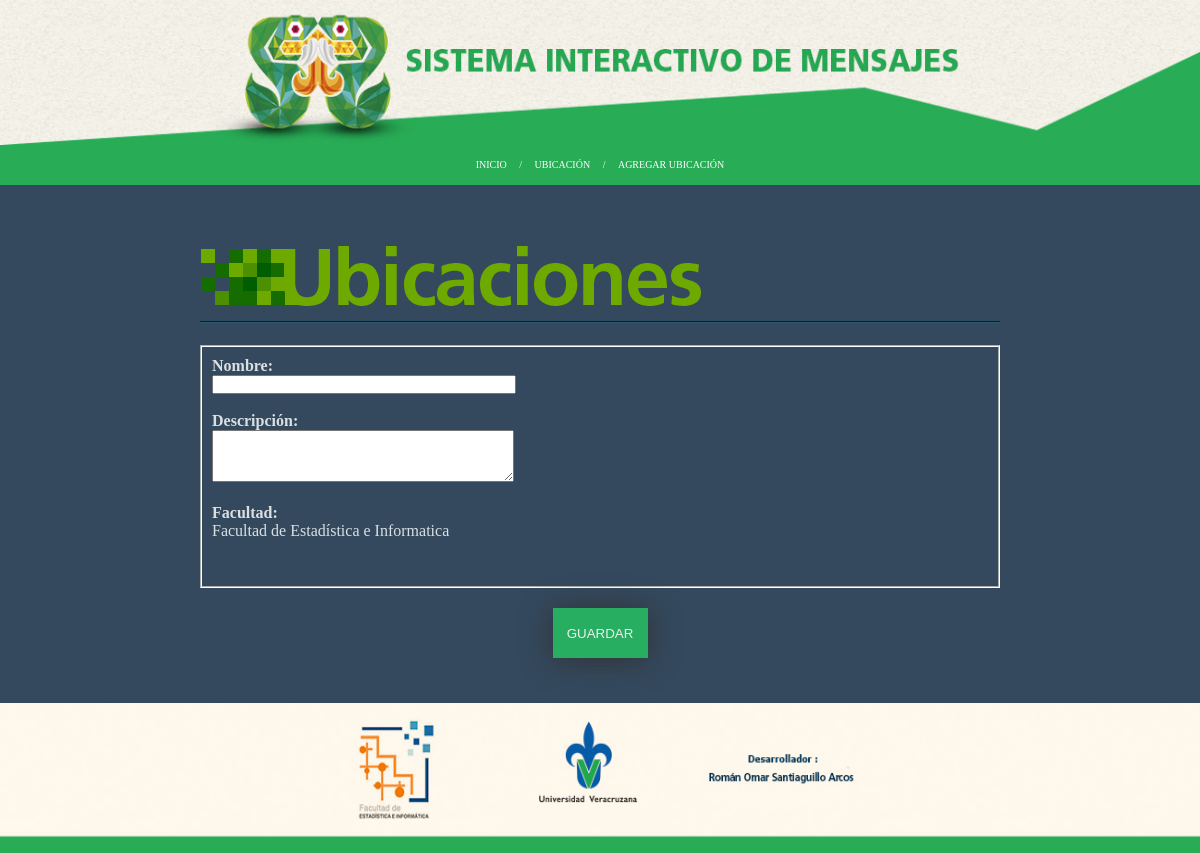
The page /Vistas/Agregar/agregarubicacion.php (signed in) on the database as committed earlier.
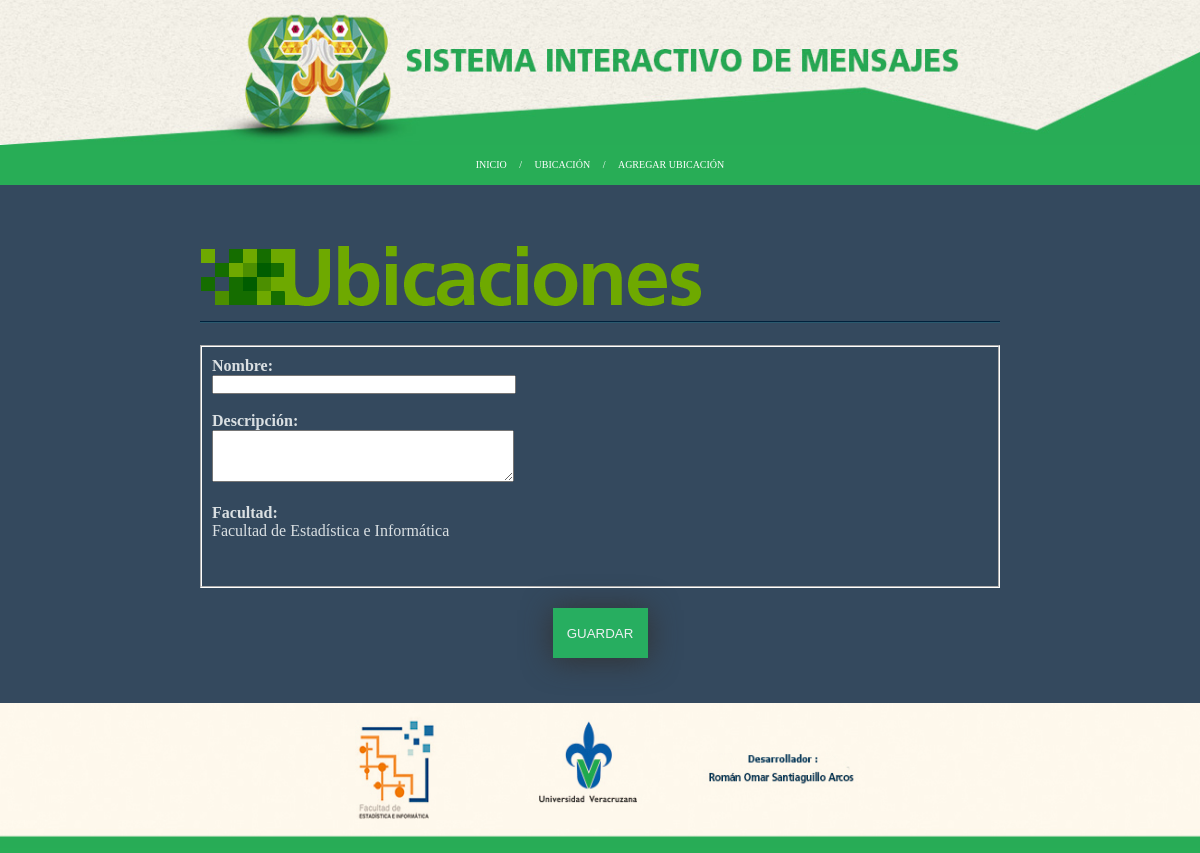
The same page on the database as committed later.
### tables this page shows
CREATE TABLE IF NOT EXISTS `facultad` (
  `idFacultad` int(11) NOT NULL AUTO_INCREMENT,
  `Nombre` varchar(45) DEFAULT NULL,
  `Sede` varchar(45) DEFAULT NULL,
  `Descripcion` longtext,
  PRIMARY KEY (`idFacultad`)
);

### Vistas/Agregar/agregarubicacion.php (the view, shortened to what this page needs)
<!DOCTYPE html>
<html leng="es">
<head>
<link rel="stylesheet" href="../../css/css1a.css">
     <link rel="stylesheet" href="../../js/jquery-ui-1.11.2/jquery-ui.css">
<link rel="stylesheet" href="../../js/jquery-ui-1.11.2/jquery-ui.theme.css">
</head>
<div id="portada">
    <img id="imgportada" src="../../imagenes/header.jpg">
</div>
<center><div id="cabeza">
    <div id="men">
<nav id="menu">
    <ul>
        <li><a href="../pagprin.php" >INICIO</a></li>
        <li><a>/</a></li>
        <li><a href="../Entidades/ubicaciones.php">UBICACIÓN</a></li>
        <li><a>/</a></li>
        <li><A>AGREGAR UBICACIÓN</A></li>
    </ul>
</nav>
</div>
</div></center>
<body>
    <div id="cuerpo">
        <figure><br><br>
            <img src="../../imagenes/ubicaciones.png"><br><br>
        </figure>
        <div id="bienvenida">
        <form method="post">
            <fieldset>
            <label><strong><a class="text1">Nombre:</a></strong></label><br>
            <input type="text" name="nombre" title="Nombre del lugar a agregar" required><br><br>
            <label><strong><a class="text1">Descripción:</a></strong></label><br>
            <textarea title="Pequeña descripción del lugar a agregar" name="descripcion"></textarea>
            <?php
            $nombreadmin = $_SESSION['nombreUsuario'];
                $sql = "SELECT  idFacultad FROM cuenta WHERE Usuario='".$nombreadmin."';";
                $resultado = mysql_query($sql) or die (mysql_error());
                $filass = mysql_fetch_array($resultado, MYSQL_BOTH);
                $id = $filass[0];
            $mysqlw="SELECT Nombre FROM facultad WHERE idFacultad='".$id."';";
            $resulx=mysql_query($mysqlw) or die(mysql_error());
                $filaxs = mysql_fetch_array($resulx, MYSQL_BOTH);
                $fact = $filaxs[0];
                echo "<br><br><strong><a class='text1'>Facultad:</a></strong><br><a class='text1'>".$fact."</a>";
                echo "<br>";
            echo "<br><br>";
            ?>
            </fieldset>
        <center><input  type="submit"  value="GUARDAR" id="btnguardar" name="guardar" ></center>
        </form>
    </div>
    </div>
</body>
    <div id="final">
    <img src="../../imagenes/footer.jpg" id="footer">
</div>
</html>

Rows that differ between the two databases and show on the page:
changed facultad: Nombre "Facultad de Estadística e Informatica" → "Facultad de Estadística e Informática"
